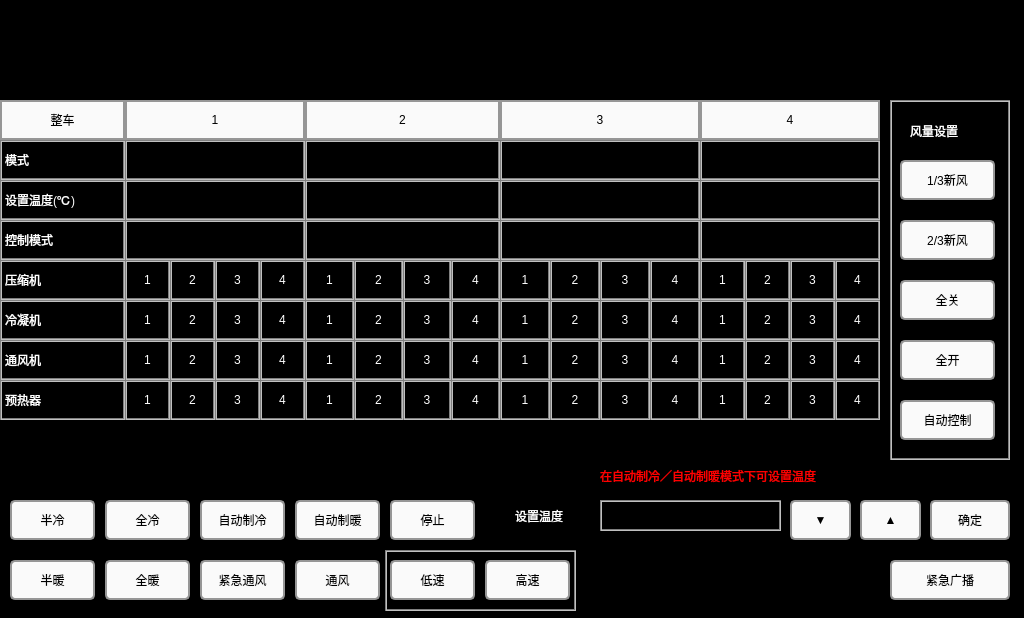
<?xml version="1.0" encoding="UTF-8"?>
<ui version="4.0">
 <class>AirConditionerPage</class>
 <widget class="QWidget" name="AirConditionerPage">
  <property name="geometry">
   <rect>
    <x>0</x>
    <y>0</y>
    <width>1024</width>
    <height>618</height>
   </rect>
  </property>
  <property name="windowTitle">
   <string>Form</string>
  </property>
  <property name="styleSheet">
   <string notr="true">QLabel
{
	color: white;
	border: 2px groove, gray;
    border-color: gray;
	font: 18px, &quot;SimHei&quot;;	
}

QWidget
{
	background-color: black;
}
QPushButton
{
   font: 20px, &quot;SimHei&quot;;
   color: black;
   background-color: rgb(250, 250, 250);
   border-radius: 5px;
   border: 2px solid rgb(150, 150, 150);
}
QPushButton:disabled
{
		border-radius:5px;
	font: 20px, &quot;SimHei&quot;;
    color: grey;
	background-color: rgb(221,221,221);
}</string>
  </property>
  <widget class="QLabel" name="label_controlState4">
   <property name="geometry">
    <rect>
     <x>700</x>
     <y>140</y>
     <width>180</width>
     <height>40</height>
    </rect>
   </property>
   <property name="styleSheet">
    <string notr="true"/>
   </property>
   <property name="text">
    <string/>
   </property>
   <property name="alignment">
    <set>Qt::AlignCenter</set>
   </property>
  </widget>
  <widget class="QLabel" name="label_controlState2">
   <property name="geometry">
    <rect>
     <x>305</x>
     <y>140</y>
     <width>195</width>
     <height>40</height>
    </rect>
   </property>
   <property name="styleSheet">
    <string notr="true"/>
   </property>
   <property name="text">
    <string/>
   </property>
   <property name="alignment">
    <set>Qt::AlignCenter</set>
   </property>
  </widget>
  <widget class="QLabel" name="label_controlState">
   <property name="geometry">
    <rect>
     <x>0</x>
     <y>140</y>
     <width>125</width>
     <height>40</height>
    </rect>
   </property>
   <property name="styleSheet">
    <string notr="true"/>
   </property>
   <property name="text">
    <string>模式</string>
   </property>
  </widget>
  <widget class="QLabel" name="label_controlState3">
   <property name="geometry">
    <rect>
     <x>500</x>
     <y>140</y>
     <width>200</width>
     <height>40</height>
    </rect>
   </property>
   <property name="styleSheet">
    <string notr="true"/>
   </property>
   <property name="text">
    <string/>
   </property>
   <property name="alignment">
    <set>Qt::AlignCenter</set>
   </property>
  </widget>
  <widget class="QLabel" name="label_controlState1">
   <property name="geometry">
    <rect>
     <x>125</x>
     <y>140</y>
     <width>180</width>
     <height>40</height>
    </rect>
   </property>
   <property name="styleSheet">
    <string notr="true"/>
   </property>
   <property name="text">
    <string/>
   </property>
   <property name="alignment">
    <set>Qt::AlignCenter</set>
   </property>
  </widget>
  <widget class="QLabel" name="label_setTemperature4">
   <property name="geometry">
    <rect>
     <x>700</x>
     <y>180</y>
     <width>180</width>
     <height>40</height>
    </rect>
   </property>
   <property name="styleSheet">
    <string notr="true"/>
   </property>
   <property name="text">
    <string/>
   </property>
   <property name="alignment">
    <set>Qt::AlignCenter</set>
   </property>
  </widget>
  <widget class="QLabel" name="label_setTemperature3">
   <property name="geometry">
    <rect>
     <x>500</x>
     <y>180</y>
     <width>200</width>
     <height>40</height>
    </rect>
   </property>
   <property name="styleSheet">
    <string notr="true"/>
   </property>
   <property name="text">
    <string/>
   </property>
   <property name="alignment">
    <set>Qt::AlignCenter</set>
   </property>
  </widget>
  <widget class="QLabel" name="label_setTemperature1">
   <property name="geometry">
    <rect>
     <x>125</x>
     <y>180</y>
     <width>180</width>
     <height>40</height>
    </rect>
   </property>
   <property name="styleSheet">
    <string notr="true"/>
   </property>
   <property name="text">
    <string/>
   </property>
   <property name="alignment">
    <set>Qt::AlignCenter</set>
   </property>
  </widget>
  <widget class="QLabel" name="label_setTemperature2">
   <property name="geometry">
    <rect>
     <x>305</x>
     <y>180</y>
     <width>195</width>
     <height>40</height>
    </rect>
   </property>
   <property name="styleSheet">
    <string notr="true"/>
   </property>
   <property name="text">
    <string/>
   </property>
   <property name="alignment">
    <set>Qt::AlignCenter</set>
   </property>
  </widget>
  <widget class="QLabel" name="label_setTemperature">
   <property name="geometry">
    <rect>
     <x>0</x>
     <y>180</y>
     <width>125</width>
     <height>40</height>
    </rect>
   </property>
   <property name="styleSheet">
    <string notr="true">	font: 16px, &quot;SimHei&quot;;	</string>
   </property>
   <property name="text">
    <string>设置温度(℃)</string>
   </property>
  </widget>
  <widget class="QLabel" name="label_control4">
   <property name="geometry">
    <rect>
     <x>700</x>
     <y>220</y>
     <width>180</width>
     <height>40</height>
    </rect>
   </property>
   <property name="styleSheet">
    <string notr="true"/>
   </property>
   <property name="text">
    <string/>
   </property>
   <property name="alignment">
    <set>Qt::AlignCenter</set>
   </property>
  </widget>
  <widget class="QLabel" name="label_control3">
   <property name="geometry">
    <rect>
     <x>500</x>
     <y>220</y>
     <width>200</width>
     <height>40</height>
    </rect>
   </property>
   <property name="styleSheet">
    <string notr="true"/>
   </property>
   <property name="text">
    <string/>
   </property>
   <property name="alignment">
    <set>Qt::AlignCenter</set>
   </property>
  </widget>
  <widget class="QLabel" name="label_control1">
   <property name="geometry">
    <rect>
     <x>125</x>
     <y>220</y>
     <width>180</width>
     <height>40</height>
    </rect>
   </property>
   <property name="styleSheet">
    <string notr="true"/>
   </property>
   <property name="text">
    <string/>
   </property>
   <property name="alignment">
    <set>Qt::AlignCenter</set>
   </property>
  </widget>
  <widget class="QLabel" name="label_innerTemperature">
   <property name="geometry">
    <rect>
     <x>0</x>
     <y>220</y>
     <width>125</width>
     <height>40</height>
    </rect>
   </property>
   <property name="styleSheet">
    <string notr="true">	font: 16px, &quot;SimHei&quot;;	</string>
   </property>
   <property name="text">
    <string>控制模式</string>
   </property>
  </widget>
  <widget class="QLabel" name="label_control2">
   <property name="geometry">
    <rect>
     <x>305</x>
     <y>220</y>
     <width>195</width>
     <height>40</height>
    </rect>
   </property>
   <property name="styleSheet">
    <string notr="true"/>
   </property>
   <property name="text">
    <string/>
   </property>
   <property name="alignment">
    <set>Qt::AlignCenter</set>
   </property>
  </widget>
  <widget class="QLabel" name="label_pressure">
   <property name="geometry">
    <rect>
     <x>0</x>
     <y>260</y>
     <width>125</width>
     <height>40</height>
    </rect>
   </property>
   <property name="styleSheet">
    <string notr="true"/>
   </property>
   <property name="text">
    <string>压缩机</string>
   </property>
  </widget>
  <widget class="QLabel" name="label_conden">
   <property name="geometry">
    <rect>
     <x>0</x>
     <y>300</y>
     <width>125</width>
     <height>40</height>
    </rect>
   </property>
   <property name="styleSheet">
    <string notr="true"/>
   </property>
   <property name="text">
    <string>冷凝机</string>
   </property>
  </widget>
  <widget class="QLabel" name="label_vent">
   <property name="geometry">
    <rect>
     <x>0</x>
     <y>340</y>
     <width>125</width>
     <height>40</height>
    </rect>
   </property>
   <property name="styleSheet">
    <string notr="true"/>
   </property>
   <property name="text">
    <string>通风机</string>
   </property>
  </widget>
  <widget class="QLabel" name="label_preHeater">
   <property name="geometry">
    <rect>
     <x>0</x>
     <y>380</y>
     <width>125</width>
     <height>40</height>
    </rect>
   </property>
   <property name="styleSheet">
    <string notr="true"/>
   </property>
   <property name="text">
    <string>预热器</string>
   </property>
  </widget>
  <widget class="QLabel" name="label_inputTemperature">
   <property name="geometry">
    <rect>
     <x>600</x>
     <y>500</y>
     <width>181</width>
     <height>31</height>
    </rect>
   </property>
   <property name="text">
    <string/>
   </property>
  </widget>
  <widget class="QLabel" name="label_4">
   <property name="geometry">
    <rect>
     <x>510</x>
     <y>500</y>
     <width>81</width>
     <height>31</height>
    </rect>
   </property>
   <property name="styleSheet">
    <string notr="true">border-color:black;</string>
   </property>
   <property name="text">
    <string>设置温度</string>
   </property>
  </widget>
  <widget class="QPushButton" name="btn_reduse">
   <property name="geometry">
    <rect>
     <x>790</x>
     <y>500</y>
     <width>61</width>
     <height>40</height>
    </rect>
   </property>
   <property name="text">
    <string>▼</string>
   </property>
  </widget>
  <widget class="QPushButton" name="btn_add">
   <property name="geometry">
    <rect>
     <x>860</x>
     <y>500</y>
     <width>61</width>
     <height>40</height>
    </rect>
   </property>
   <property name="text">
    <string>▲</string>
   </property>
  </widget>
  <widget class="QPushButton" name="btn_confirm">
   <property name="geometry">
    <rect>
     <x>930</x>
     <y>500</y>
     <width>80</width>
     <height>40</height>
    </rect>
   </property>
   <property name="text">
    <string>确定</string>
   </property>
  </widget>
  <widget class="QPushButton" name="btn_halfHeat">
   <property name="geometry">
    <rect>
     <x>10</x>
     <y>560</y>
     <width>85</width>
     <height>40</height>
    </rect>
   </property>
   <property name="text">
    <string>半暖</string>
   </property>
  </widget>
  <widget class="QPushButton" name="btn_halfCold">
   <property name="geometry">
    <rect>
     <x>10</x>
     <y>500</y>
     <width>85</width>
     <height>40</height>
    </rect>
   </property>
   <property name="text">
    <string>半冷</string>
   </property>
  </widget>
  <widget class="QPushButton" name="btn_wholeCold">
   <property name="geometry">
    <rect>
     <x>105</x>
     <y>500</y>
     <width>85</width>
     <height>40</height>
    </rect>
   </property>
   <property name="text">
    <string>全冷</string>
   </property>
  </widget>
  <widget class="QPushButton" name="btn_wholeHeat">
   <property name="geometry">
    <rect>
     <x>105</x>
     <y>560</y>
     <width>85</width>
     <height>40</height>
    </rect>
   </property>
   <property name="text">
    <string>全暖</string>
   </property>
  </widget>
  <widget class="QPushButton" name="btn_autoCold">
   <property name="geometry">
    <rect>
     <x>200</x>
     <y>500</y>
     <width>85</width>
     <height>40</height>
    </rect>
   </property>
   <property name="text">
    <string>自动制冷</string>
   </property>
  </widget>
  <widget class="QPushButton" name="btn_autoHeat">
   <property name="geometry">
    <rect>
     <x>295</x>
     <y>500</y>
     <width>85</width>
     <height>40</height>
    </rect>
   </property>
   <property name="text">
    <string>自动制暖</string>
   </property>
  </widget>
  <widget class="QPushButton" name="btn_Cease">
   <property name="geometry">
    <rect>
     <x>390</x>
     <y>500</y>
     <width>85</width>
     <height>40</height>
    </rect>
   </property>
   <property name="text">
    <string>停止</string>
   </property>
  </widget>
  <widget class="QPushButton" name="btn_mergencyVent">
   <property name="geometry">
    <rect>
     <x>200</x>
     <y>560</y>
     <width>85</width>
     <height>40</height>
    </rect>
   </property>
   <property name="text">
    <string>紧急通风</string>
   </property>
  </widget>
  <widget class="QPushButton" name="btn_Vent">
   <property name="geometry">
    <rect>
     <x>295</x>
     <y>560</y>
     <width>85</width>
     <height>40</height>
    </rect>
   </property>
   <property name="text">
    <string>通风</string>
   </property>
  </widget>
  <widget class="QLabel" name="label_pressure1_1">
   <property name="geometry">
    <rect>
     <x>125</x>
     <y>260</y>
     <width>45</width>
     <height>40</height>
    </rect>
   </property>
   <property name="text">
    <string>1</string>
   </property>
   <property name="alignment">
    <set>Qt::AlignCenter</set>
   </property>
  </widget>
  <widget class="QLabel" name="label_pressure1_2">
   <property name="geometry">
    <rect>
     <x>170</x>
     <y>260</y>
     <width>45</width>
     <height>40</height>
    </rect>
   </property>
   <property name="text">
    <string>2</string>
   </property>
   <property name="alignment">
    <set>Qt::AlignCenter</set>
   </property>
  </widget>
  <widget class="QLabel" name="label_pressure1_3">
   <property name="geometry">
    <rect>
     <x>215</x>
     <y>260</y>
     <width>45</width>
     <height>40</height>
    </rect>
   </property>
   <property name="text">
    <string>3</string>
   </property>
   <property name="alignment">
    <set>Qt::AlignCenter</set>
   </property>
  </widget>
  <widget class="QLabel" name="label_pressure1_4">
   <property name="geometry">
    <rect>
     <x>260</x>
     <y>260</y>
     <width>45</width>
     <height>40</height>
    </rect>
   </property>
   <property name="text">
    <string>4</string>
   </property>
   <property name="alignment">
    <set>Qt::AlignCenter</set>
   </property>
  </widget>
  <widget class="QLabel" name="label_pressure2_4">
   <property name="geometry">
    <rect>
     <x>451</x>
     <y>260</y>
     <width>49</width>
     <height>40</height>
    </rect>
   </property>
   <property name="text">
    <string>4</string>
   </property>
   <property name="alignment">
    <set>Qt::AlignCenter</set>
   </property>
  </widget>
  <widget class="QLabel" name="label_pressure2_3">
   <property name="geometry">
    <rect>
     <x>403</x>
     <y>260</y>
     <width>48</width>
     <height>40</height>
    </rect>
   </property>
   <property name="text">
    <string>3</string>
   </property>
   <property name="alignment">
    <set>Qt::AlignCenter</set>
   </property>
  </widget>
  <widget class="QLabel" name="label_pressure2_1">
   <property name="geometry">
    <rect>
     <x>305</x>
     <y>260</y>
     <width>49</width>
     <height>40</height>
    </rect>
   </property>
   <property name="text">
    <string>1</string>
   </property>
   <property name="alignment">
    <set>Qt::AlignCenter</set>
   </property>
  </widget>
  <widget class="QLabel" name="label_pressure2_2">
   <property name="geometry">
    <rect>
     <x>354</x>
     <y>260</y>
     <width>49</width>
     <height>40</height>
    </rect>
   </property>
   <property name="text">
    <string>2</string>
   </property>
   <property name="alignment">
    <set>Qt::AlignCenter</set>
   </property>
  </widget>
  <widget class="QLabel" name="label_pressure3_4">
   <property name="geometry">
    <rect>
     <x>650</x>
     <y>260</y>
     <width>50</width>
     <height>40</height>
    </rect>
   </property>
   <property name="text">
    <string>4</string>
   </property>
   <property name="alignment">
    <set>Qt::AlignCenter</set>
   </property>
  </widget>
  <widget class="QLabel" name="label_pressure3_2">
   <property name="geometry">
    <rect>
     <x>550</x>
     <y>260</y>
     <width>50</width>
     <height>40</height>
    </rect>
   </property>
   <property name="text">
    <string>2</string>
   </property>
   <property name="alignment">
    <set>Qt::AlignCenter</set>
   </property>
  </widget>
  <widget class="QLabel" name="label_pressure3_1">
   <property name="geometry">
    <rect>
     <x>500</x>
     <y>260</y>
     <width>50</width>
     <height>40</height>
    </rect>
   </property>
   <property name="text">
    <string>1</string>
   </property>
   <property name="alignment">
    <set>Qt::AlignCenter</set>
   </property>
  </widget>
  <widget class="QLabel" name="label_pressure3_3">
   <property name="geometry">
    <rect>
     <x>600</x>
     <y>260</y>
     <width>50</width>
     <height>40</height>
    </rect>
   </property>
   <property name="text">
    <string>3</string>
   </property>
   <property name="alignment">
    <set>Qt::AlignCenter</set>
   </property>
  </widget>
  <widget class="QLabel" name="label_pressure4_4">
   <property name="geometry">
    <rect>
     <x>835</x>
     <y>260</y>
     <width>45</width>
     <height>40</height>
    </rect>
   </property>
   <property name="text">
    <string>4</string>
   </property>
   <property name="alignment">
    <set>Qt::AlignCenter</set>
   </property>
  </widget>
  <widget class="QLabel" name="label_pressure4_1">
   <property name="geometry">
    <rect>
     <x>700</x>
     <y>260</y>
     <width>45</width>
     <height>40</height>
    </rect>
   </property>
   <property name="text">
    <string>1</string>
   </property>
   <property name="alignment">
    <set>Qt::AlignCenter</set>
   </property>
  </widget>
  <widget class="QLabel" name="label_pressure4_3">
   <property name="geometry">
    <rect>
     <x>790</x>
     <y>260</y>
     <width>45</width>
     <height>40</height>
    </rect>
   </property>
   <property name="text">
    <string>3</string>
   </property>
   <property name="alignment">
    <set>Qt::AlignCenter</set>
   </property>
  </widget>
  <widget class="QLabel" name="label_pressure4_2">
   <property name="geometry">
    <rect>
     <x>745</x>
     <y>260</y>
     <width>45</width>
     <height>40</height>
    </rect>
   </property>
   <property name="text">
    <string>2</string>
   </property>
   <property name="alignment">
    <set>Qt::AlignCenter</set>
   </property>
  </widget>
  <widget class="QLabel" name="label_conden4_4">
   <property name="geometry">
    <rect>
     <x>835</x>
     <y>300</y>
     <width>45</width>
     <height>40</height>
    </rect>
   </property>
   <property name="text">
    <string>4</string>
   </property>
   <property name="alignment">
    <set>Qt::AlignCenter</set>
   </property>
  </widget>
  <widget class="QLabel" name="label_conden3_1">
   <property name="geometry">
    <rect>
     <x>500</x>
     <y>300</y>
     <width>50</width>
     <height>40</height>
    </rect>
   </property>
   <property name="text">
    <string>1</string>
   </property>
   <property name="alignment">
    <set>Qt::AlignCenter</set>
   </property>
  </widget>
  <widget class="QLabel" name="label_conden3_4">
   <property name="geometry">
    <rect>
     <x>650</x>
     <y>300</y>
     <width>50</width>
     <height>40</height>
    </rect>
   </property>
   <property name="text">
    <string>4</string>
   </property>
   <property name="alignment">
    <set>Qt::AlignCenter</set>
   </property>
  </widget>
  <widget class="QLabel" name="label_conden4_1">
   <property name="geometry">
    <rect>
     <x>700</x>
     <y>300</y>
     <width>45</width>
     <height>40</height>
    </rect>
   </property>
   <property name="text">
    <string>1</string>
   </property>
   <property name="alignment">
    <set>Qt::AlignCenter</set>
   </property>
  </widget>
  <widget class="QLabel" name="label_conden3_3">
   <property name="geometry">
    <rect>
     <x>600</x>
     <y>300</y>
     <width>50</width>
     <height>40</height>
    </rect>
   </property>
   <property name="text">
    <string>3</string>
   </property>
   <property name="alignment">
    <set>Qt::AlignCenter</set>
   </property>
  </widget>
  <widget class="QLabel" name="label_conden4_2">
   <property name="geometry">
    <rect>
     <x>745</x>
     <y>300</y>
     <width>45</width>
     <height>40</height>
    </rect>
   </property>
   <property name="text">
    <string>2</string>
   </property>
   <property name="alignment">
    <set>Qt::AlignCenter</set>
   </property>
  </widget>
  <widget class="QLabel" name="label_conden2_2">
   <property name="geometry">
    <rect>
     <x>354</x>
     <y>300</y>
     <width>49</width>
     <height>40</height>
    </rect>
   </property>
   <property name="text">
    <string>2</string>
   </property>
   <property name="alignment">
    <set>Qt::AlignCenter</set>
   </property>
  </widget>
  <widget class="QLabel" name="label_conden4_3">
   <property name="geometry">
    <rect>
     <x>790</x>
     <y>300</y>
     <width>45</width>
     <height>40</height>
    </rect>
   </property>
   <property name="text">
    <string>3</string>
   </property>
   <property name="alignment">
    <set>Qt::AlignCenter</set>
   </property>
  </widget>
  <widget class="QLabel" name="label_conden1_4">
   <property name="geometry">
    <rect>
     <x>260</x>
     <y>300</y>
     <width>45</width>
     <height>40</height>
    </rect>
   </property>
   <property name="text">
    <string>4</string>
   </property>
   <property name="alignment">
    <set>Qt::AlignCenter</set>
   </property>
  </widget>
  <widget class="QLabel" name="label_conden2_4">
   <property name="geometry">
    <rect>
     <x>451</x>
     <y>300</y>
     <width>49</width>
     <height>40</height>
    </rect>
   </property>
   <property name="text">
    <string>4</string>
   </property>
   <property name="alignment">
    <set>Qt::AlignCenter</set>
   </property>
  </widget>
  <widget class="QLabel" name="label_conden1_3">
   <property name="geometry">
    <rect>
     <x>215</x>
     <y>300</y>
     <width>45</width>
     <height>40</height>
    </rect>
   </property>
   <property name="text">
    <string>3</string>
   </property>
   <property name="alignment">
    <set>Qt::AlignCenter</set>
   </property>
  </widget>
  <widget class="QLabel" name="label_conden2_1">
   <property name="geometry">
    <rect>
     <x>305</x>
     <y>300</y>
     <width>49</width>
     <height>40</height>
    </rect>
   </property>
   <property name="text">
    <string>1</string>
   </property>
   <property name="alignment">
    <set>Qt::AlignCenter</set>
   </property>
  </widget>
  <widget class="QLabel" name="label_conden3_2">
   <property name="geometry">
    <rect>
     <x>550</x>
     <y>300</y>
     <width>50</width>
     <height>40</height>
    </rect>
   </property>
   <property name="text">
    <string>2</string>
   </property>
   <property name="alignment">
    <set>Qt::AlignCenter</set>
   </property>
  </widget>
  <widget class="QLabel" name="label_conden1_1">
   <property name="geometry">
    <rect>
     <x>125</x>
     <y>300</y>
     <width>45</width>
     <height>40</height>
    </rect>
   </property>
   <property name="text">
    <string>1</string>
   </property>
   <property name="alignment">
    <set>Qt::AlignCenter</set>
   </property>
  </widget>
  <widget class="QLabel" name="label_conden1_2">
   <property name="geometry">
    <rect>
     <x>170</x>
     <y>300</y>
     <width>45</width>
     <height>40</height>
    </rect>
   </property>
   <property name="text">
    <string>2</string>
   </property>
   <property name="alignment">
    <set>Qt::AlignCenter</set>
   </property>
  </widget>
  <widget class="QLabel" name="label_conden2_3">
   <property name="geometry">
    <rect>
     <x>403</x>
     <y>300</y>
     <width>48</width>
     <height>40</height>
    </rect>
   </property>
   <property name="text">
    <string>3</string>
   </property>
   <property name="alignment">
    <set>Qt::AlignCenter</set>
   </property>
  </widget>
  <widget class="QLabel" name="label_vent4_4">
   <property name="geometry">
    <rect>
     <x>835</x>
     <y>340</y>
     <width>45</width>
     <height>40</height>
    </rect>
   </property>
   <property name="text">
    <string>4</string>
   </property>
   <property name="alignment">
    <set>Qt::AlignCenter</set>
   </property>
  </widget>
  <widget class="QLabel" name="label_vent4_3">
   <property name="geometry">
    <rect>
     <x>790</x>
     <y>340</y>
     <width>45</width>
     <height>40</height>
    </rect>
   </property>
   <property name="text">
    <string>3</string>
   </property>
   <property name="alignment">
    <set>Qt::AlignCenter</set>
   </property>
  </widget>
  <widget class="QLabel" name="label_vent2_1">
   <property name="geometry">
    <rect>
     <x>305</x>
     <y>340</y>
     <width>49</width>
     <height>40</height>
    </rect>
   </property>
   <property name="text">
    <string>1</string>
   </property>
   <property name="alignment">
    <set>Qt::AlignCenter</set>
   </property>
  </widget>
  <widget class="QLabel" name="label_vent4_1">
   <property name="geometry">
    <rect>
     <x>700</x>
     <y>340</y>
     <width>45</width>
     <height>40</height>
    </rect>
   </property>
   <property name="text">
    <string>1</string>
   </property>
   <property name="alignment">
    <set>Qt::AlignCenter</set>
   </property>
  </widget>
  <widget class="QLabel" name="label_vent2_3">
   <property name="geometry">
    <rect>
     <x>403</x>
     <y>340</y>
     <width>48</width>
     <height>40</height>
    </rect>
   </property>
   <property name="text">
    <string>3</string>
   </property>
   <property name="alignment">
    <set>Qt::AlignCenter</set>
   </property>
  </widget>
  <widget class="QLabel" name="label_vent1_3">
   <property name="geometry">
    <rect>
     <x>215</x>
     <y>340</y>
     <width>45</width>
     <height>40</height>
    </rect>
   </property>
   <property name="text">
    <string>3</string>
   </property>
   <property name="alignment">
    <set>Qt::AlignCenter</set>
   </property>
  </widget>
  <widget class="QLabel" name="label_vent3_1">
   <property name="geometry">
    <rect>
     <x>500</x>
     <y>340</y>
     <width>50</width>
     <height>40</height>
    </rect>
   </property>
   <property name="text">
    <string>1</string>
   </property>
   <property name="alignment">
    <set>Qt::AlignCenter</set>
   </property>
  </widget>
  <widget class="QLabel" name="label_vent3_4">
   <property name="geometry">
    <rect>
     <x>650</x>
     <y>340</y>
     <width>50</width>
     <height>40</height>
    </rect>
   </property>
   <property name="text">
    <string>4</string>
   </property>
   <property name="alignment">
    <set>Qt::AlignCenter</set>
   </property>
  </widget>
  <widget class="QLabel" name="label_vent1_4">
   <property name="geometry">
    <rect>
     <x>260</x>
     <y>340</y>
     <width>45</width>
     <height>40</height>
    </rect>
   </property>
   <property name="text">
    <string>4</string>
   </property>
   <property name="alignment">
    <set>Qt::AlignCenter</set>
   </property>
  </widget>
  <widget class="QLabel" name="label_vent2_4">
   <property name="geometry">
    <rect>
     <x>451</x>
     <y>340</y>
     <width>49</width>
     <height>40</height>
    </rect>
   </property>
   <property name="text">
    <string>4</string>
   </property>
   <property name="alignment">
    <set>Qt::AlignCenter</set>
   </property>
  </widget>
  <widget class="QLabel" name="label_vent3_2">
   <property name="geometry">
    <rect>
     <x>550</x>
     <y>340</y>
     <width>50</width>
     <height>40</height>
    </rect>
   </property>
   <property name="text">
    <string>2</string>
   </property>
   <property name="alignment">
    <set>Qt::AlignCenter</set>
   </property>
  </widget>
  <widget class="QLabel" name="label_vent1_2">
   <property name="geometry">
    <rect>
     <x>170</x>
     <y>340</y>
     <width>45</width>
     <height>40</height>
    </rect>
   </property>
   <property name="text">
    <string>2</string>
   </property>
   <property name="alignment">
    <set>Qt::AlignCenter</set>
   </property>
  </widget>
  <widget class="QLabel" name="label_vent4_2">
   <property name="geometry">
    <rect>
     <x>745</x>
     <y>340</y>
     <width>45</width>
     <height>40</height>
    </rect>
   </property>
   <property name="text">
    <string>2</string>
   </property>
   <property name="alignment">
    <set>Qt::AlignCenter</set>
   </property>
  </widget>
  <widget class="QLabel" name="label_vent2_2">
   <property name="geometry">
    <rect>
     <x>354</x>
     <y>340</y>
     <width>49</width>
     <height>40</height>
    </rect>
   </property>
   <property name="text">
    <string>2</string>
   </property>
   <property name="alignment">
    <set>Qt::AlignCenter</set>
   </property>
  </widget>
  <widget class="QLabel" name="label_vent3_3">
   <property name="geometry">
    <rect>
     <x>600</x>
     <y>340</y>
     <width>50</width>
     <height>40</height>
    </rect>
   </property>
   <property name="text">
    <string>3</string>
   </property>
   <property name="alignment">
    <set>Qt::AlignCenter</set>
   </property>
  </widget>
  <widget class="QLabel" name="label_vent1_1">
   <property name="geometry">
    <rect>
     <x>125</x>
     <y>340</y>
     <width>45</width>
     <height>40</height>
    </rect>
   </property>
   <property name="text">
    <string>1</string>
   </property>
   <property name="alignment">
    <set>Qt::AlignCenter</set>
   </property>
  </widget>
  <widget class="QLabel" name="label_preHeater4_4">
   <property name="geometry">
    <rect>
     <x>835</x>
     <y>380</y>
     <width>45</width>
     <height>40</height>
    </rect>
   </property>
   <property name="text">
    <string>4</string>
   </property>
   <property name="alignment">
    <set>Qt::AlignCenter</set>
   </property>
  </widget>
  <widget class="QLabel" name="label_preHeater4_1">
   <property name="geometry">
    <rect>
     <x>700</x>
     <y>380</y>
     <width>45</width>
     <height>40</height>
    </rect>
   </property>
   <property name="text">
    <string>1</string>
   </property>
   <property name="alignment">
    <set>Qt::AlignCenter</set>
   </property>
  </widget>
  <widget class="QLabel" name="label_preHeater2_1">
   <property name="geometry">
    <rect>
     <x>305</x>
     <y>380</y>
     <width>49</width>
     <height>40</height>
    </rect>
   </property>
   <property name="text">
    <string>1</string>
   </property>
   <property name="alignment">
    <set>Qt::AlignCenter</set>
   </property>
  </widget>
  <widget class="QLabel" name="label_preHeater3_2">
   <property name="geometry">
    <rect>
     <x>550</x>
     <y>380</y>
     <width>50</width>
     <height>40</height>
    </rect>
   </property>
   <property name="text">
    <string>2</string>
   </property>
   <property name="alignment">
    <set>Qt::AlignCenter</set>
   </property>
  </widget>
  <widget class="QLabel" name="label_preHeater1_2">
   <property name="geometry">
    <rect>
     <x>170</x>
     <y>380</y>
     <width>45</width>
     <height>40</height>
    </rect>
   </property>
   <property name="text">
    <string>2</string>
   </property>
   <property name="alignment">
    <set>Qt::AlignCenter</set>
   </property>
  </widget>
  <widget class="QLabel" name="label_preHeater2_2">
   <property name="geometry">
    <rect>
     <x>354</x>
     <y>380</y>
     <width>49</width>
     <height>40</height>
    </rect>
   </property>
   <property name="text">
    <string>2</string>
   </property>
   <property name="alignment">
    <set>Qt::AlignCenter</set>
   </property>
  </widget>
  <widget class="QLabel" name="label_preHeater2_3">
   <property name="geometry">
    <rect>
     <x>403</x>
     <y>380</y>
     <width>48</width>
     <height>40</height>
    </rect>
   </property>
   <property name="text">
    <string>3</string>
   </property>
   <property name="alignment">
    <set>Qt::AlignCenter</set>
   </property>
  </widget>
  <widget class="QLabel" name="label_preHeater1_1">
   <property name="geometry">
    <rect>
     <x>125</x>
     <y>380</y>
     <width>45</width>
     <height>40</height>
    </rect>
   </property>
   <property name="text">
    <string>1</string>
   </property>
   <property name="alignment">
    <set>Qt::AlignCenter</set>
   </property>
  </widget>
  <widget class="QLabel" name="label_preHeater4_2">
   <property name="geometry">
    <rect>
     <x>745</x>
     <y>380</y>
     <width>45</width>
     <height>40</height>
    </rect>
   </property>
   <property name="text">
    <string>2</string>
   </property>
   <property name="alignment">
    <set>Qt::AlignCenter</set>
   </property>
  </widget>
  <widget class="QLabel" name="label_preHeater1_4">
   <property name="geometry">
    <rect>
     <x>260</x>
     <y>380</y>
     <width>45</width>
     <height>40</height>
    </rect>
   </property>
   <property name="text">
    <string>4</string>
   </property>
   <property name="alignment">
    <set>Qt::AlignCenter</set>
   </property>
  </widget>
  <widget class="QLabel" name="label_preHeater3_3">
   <property name="geometry">
    <rect>
     <x>600</x>
     <y>380</y>
     <width>50</width>
     <height>40</height>
    </rect>
   </property>
   <property name="text">
    <string>3</string>
   </property>
   <property name="alignment">
    <set>Qt::AlignCenter</set>
   </property>
  </widget>
  <widget class="QLabel" name="label_preHeater4_3">
   <property name="geometry">
    <rect>
     <x>790</x>
     <y>380</y>
     <width>45</width>
     <height>40</height>
    </rect>
   </property>
   <property name="text">
    <string>3</string>
   </property>
   <property name="alignment">
    <set>Qt::AlignCenter</set>
   </property>
  </widget>
  <widget class="QLabel" name="label_preHeater3_4">
   <property name="geometry">
    <rect>
     <x>650</x>
     <y>380</y>
     <width>50</width>
     <height>40</height>
    </rect>
   </property>
   <property name="text">
    <string>4</string>
   </property>
   <property name="alignment">
    <set>Qt::AlignCenter</set>
   </property>
  </widget>
  <widget class="QLabel" name="label_preHeater3_1">
   <property name="geometry">
    <rect>
     <x>500</x>
     <y>380</y>
     <width>50</width>
     <height>40</height>
    </rect>
   </property>
   <property name="text">
    <string>1</string>
   </property>
   <property name="alignment">
    <set>Qt::AlignCenter</set>
   </property>
  </widget>
  <widget class="QLabel" name="label_preHeater1_3">
   <property name="geometry">
    <rect>
     <x>215</x>
     <y>380</y>
     <width>45</width>
     <height>40</height>
    </rect>
   </property>
   <property name="text">
    <string>3</string>
   </property>
   <property name="alignment">
    <set>Qt::AlignCenter</set>
   </property>
  </widget>
  <widget class="QLabel" name="label_preHeater2_4">
   <property name="geometry">
    <rect>
     <x>451</x>
     <y>380</y>
     <width>49</width>
     <height>40</height>
    </rect>
   </property>
   <property name="text">
    <string>4</string>
   </property>
   <property name="alignment">
    <set>Qt::AlignCenter</set>
   </property>
  </widget>
  <widget class="QPushButton" name="btn_wholeCar">
   <property name="geometry">
    <rect>
     <x>0</x>
     <y>100</y>
     <width>125</width>
     <height>40</height>
    </rect>
   </property>
   <property name="styleSheet">
    <string notr="true">font: 20px, &quot;SimHei&quot;;
color: black;
background-color: rgb(250, 250, 250);
border-radius: 0px;
border: 2px solid rgb(150, 150, 150);</string>
   </property>
   <property name="text">
    <string>整车</string>
   </property>
  </widget>
  <widget class="QPushButton" name="btn_car1">
   <property name="geometry">
    <rect>
     <x>125</x>
     <y>100</y>
     <width>180</width>
     <height>40</height>
    </rect>
   </property>
   <property name="styleSheet">
    <string notr="true">font: 20px, &quot;SimHei&quot;;
color: black;
background-color: rgb(250, 250, 250);
border-radius: 0px;
border: 2px solid rgb(150, 150, 150);</string>
   </property>
   <property name="text">
    <string>1</string>
   </property>
  </widget>
  <widget class="QPushButton" name="btn_car2">
   <property name="geometry">
    <rect>
     <x>305</x>
     <y>100</y>
     <width>195</width>
     <height>40</height>
    </rect>
   </property>
   <property name="styleSheet">
    <string notr="true">font: 20px, &quot;SimHei&quot;;
color: black;
background-color: rgb(250, 250, 250);
border-radius: 0px;
border: 2px solid rgb(150, 150, 150);</string>
   </property>
   <property name="text">
    <string>2</string>
   </property>
  </widget>
  <widget class="QPushButton" name="btn_car3">
   <property name="geometry">
    <rect>
     <x>500</x>
     <y>100</y>
     <width>200</width>
     <height>40</height>
    </rect>
   </property>
   <property name="styleSheet">
    <string notr="true">font: 20px, &quot;SimHei&quot;;
color: black;
background-color: rgb(250, 250, 250);
border-radius: 0px;
border: 2px solid rgb(150, 150, 150);</string>
   </property>
   <property name="text">
    <string>3</string>
   </property>
  </widget>
  <widget class="QPushButton" name="btn_car4">
   <property name="geometry">
    <rect>
     <x>700</x>
     <y>100</y>
     <width>180</width>
     <height>40</height>
    </rect>
   </property>
   <property name="styleSheet">
    <string notr="true">font: 20px, &quot;SimHei&quot;;
color: black;
background-color: rgb(250, 250, 250);
border-radius: 0px;
border: 2px solid rgb(150, 150, 150);</string>
   </property>
   <property name="text">
    <string>4</string>
   </property>
  </widget>
  <widget class="QLabel" name="label">
   <property name="geometry">
    <rect>
     <x>600</x>
     <y>460</y>
     <width>281</width>
     <height>31</height>
    </rect>
   </property>
   <property name="styleSheet">
    <string notr="true">font: 15px, &quot;SimHei&quot;;
border:0px;
color:red;</string>
   </property>
   <property name="text">
    <string>在自动制冷／自动制暖模式下可设置温度</string>
   </property>
  </widget>
  <widget class="QLabel" name="label_remindInfo">
   <property name="geometry">
    <rect>
     <x>10</x>
     <y>460</y>
     <width>281</width>
     <height>31</height>
    </rect>
   </property>
   <property name="styleSheet">
    <string notr="true">font: 15px, &quot;SimHei&quot;;
border:0px;
color:red;</string>
   </property>
   <property name="text">
    <string/>
   </property>
  </widget>
  <widget class="QLabel" name="label_remindInfo1">
   <property name="geometry">
    <rect>
     <x>310</x>
     <y>460</y>
     <width>281</width>
     <height>31</height>
    </rect>
   </property>
   <property name="styleSheet">
    <string notr="true">font: 15px, &quot;SimHei&quot;;
border:0px;
color:red;</string>
   </property>
   <property name="text">
    <string/>
   </property>
  </widget>
  <widget class="QPushButton" name="btn_EmergencyBroadcast">
   <property name="geometry">
    <rect>
     <x>890</x>
     <y>560</y>
     <width>120</width>
     <height>40</height>
    </rect>
   </property>
   <property name="text">
    <string>紧急广播</string>
   </property>
  </widget>
  <widget class="QPushButton" name="btn_AllOpen">
   <property name="geometry">
    <rect>
     <x>900</x>
     <y>340</y>
     <width>95</width>
     <height>40</height>
    </rect>
   </property>
   <property name="text">
    <string>全开</string>
   </property>
  </widget>
  <widget class="QPushButton" name="btn_23NewWind">
   <property name="geometry">
    <rect>
     <x>900</x>
     <y>220</y>
     <width>95</width>
     <height>40</height>
    </rect>
   </property>
   <property name="text">
    <string>2/3新风</string>
   </property>
  </widget>
  <widget class="QPushButton" name="btn_13NewWind">
   <property name="geometry">
    <rect>
     <x>900</x>
     <y>160</y>
     <width>95</width>
     <height>40</height>
    </rect>
   </property>
   <property name="text">
    <string>1/3新风</string>
   </property>
  </widget>
  <widget class="QPushButton" name="btn_ALLClose">
   <property name="geometry">
    <rect>
     <x>900</x>
     <y>280</y>
     <width>95</width>
     <height>40</height>
    </rect>
   </property>
   <property name="text">
    <string>全关</string>
   </property>
  </widget>
  <widget class="QPushButton" name="btn_Speed_low">
   <property name="geometry">
    <rect>
     <x>390</x>
     <y>560</y>
     <width>85</width>
     <height>40</height>
    </rect>
   </property>
   <property name="text">
    <string>低速</string>
   </property>
  </widget>
  <widget class="QPushButton" name="btn_autowind">
   <property name="geometry">
    <rect>
     <x>900</x>
     <y>400</y>
     <width>95</width>
     <height>40</height>
    </rect>
   </property>
   <property name="text">
    <string>自动控制</string>
   </property>
  </widget>
  <widget class="QLabel" name="label_2">
   <property name="geometry">
    <rect>
     <x>890</x>
     <y>100</y>
     <width>120</width>
     <height>360</height>
    </rect>
   </property>
   <property name="text">
    <string/>
   </property>
  </widget>
  <widget class="QLabel" name="label_3">
   <property name="geometry">
    <rect>
     <x>905</x>
     <y>115</y>
     <width>85</width>
     <height>31</height>
    </rect>
   </property>
   <property name="styleSheet">
    <string notr="true">	color: white;
	border: 2px groove, gray;
    border-color: black;
	font: 18px, &quot;SimHei&quot;;	</string>
   </property>
   <property name="text">
    <string>风量设置</string>
   </property>
  </widget>
  <widget class="QPushButton" name="btn_Speed_high">
   <property name="geometry">
    <rect>
     <x>485</x>
     <y>560</y>
     <width>85</width>
     <height>40</height>
    </rect>
   </property>
   <property name="text">
    <string>高速</string>
   </property>
  </widget>
  <widget class="QLabel" name="label_5">
   <property name="geometry">
    <rect>
     <x>385</x>
     <y>550</y>
     <width>191</width>
     <height>61</height>
    </rect>
   </property>
   <property name="text">
    <string/>
   </property>
  </widget>
  <zorder>label_2</zorder>
  <zorder>label_5</zorder>
  <zorder>label_controlState4</zorder>
  <zorder>label_controlState2</zorder>
  <zorder>label_controlState</zorder>
  <zorder>label_controlState3</zorder>
  <zorder>label_controlState1</zorder>
  <zorder>label_setTemperature4</zorder>
  <zorder>label_setTemperature3</zorder>
  <zorder>label_setTemperature1</zorder>
  <zorder>label_setTemperature2</zorder>
  <zorder>label_setTemperature</zorder>
  <zorder>label_control4</zorder>
  <zorder>label_control3</zorder>
  <zorder>label_control1</zorder>
  <zorder>label_innerTemperature</zorder>
  <zorder>label_control2</zorder>
  <zorder>label_pressure</zorder>
  <zorder>label_conden</zorder>
  <zorder>label_vent</zorder>
  <zorder>label_preHeater</zorder>
  <zorder>label_inputTemperature</zorder>
  <zorder>label_4</zorder>
  <zorder>btn_reduse</zorder>
  <zorder>btn_add</zorder>
  <zorder>btn_confirm</zorder>
  <zorder>btn_halfHeat</zorder>
  <zorder>btn_halfCold</zorder>
  <zorder>btn_wholeCold</zorder>
  <zorder>btn_wholeHeat</zorder>
  <zorder>btn_autoCold</zorder>
  <zorder>btn_autoHeat</zorder>
  <zorder>btn_Cease</zorder>
  <zorder>btn_mergencyVent</zorder>
  <zorder>btn_Vent</zorder>
  <zorder>label_pressure1_1</zorder>
  <zorder>label_pressure1_2</zorder>
  <zorder>label_pressure1_3</zorder>
  <zorder>label_pressure1_4</zorder>
  <zorder>label_pressure2_4</zorder>
  <zorder>label_pressure2_3</zorder>
  <zorder>label_pressure2_1</zorder>
  <zorder>label_pressure2_2</zorder>
  <zorder>label_pressure3_4</zorder>
  <zorder>label_pressure3_2</zorder>
  <zorder>label_pressure3_1</zorder>
  <zorder>label_pressure3_3</zorder>
  <zorder>label_pressure4_4</zorder>
  <zorder>label_pressure4_1</zorder>
  <zorder>label_pressure4_3</zorder>
  <zorder>label_pressure4_2</zorder>
  <zorder>label_conden4_4</zorder>
  <zorder>label_conden3_1</zorder>
  <zorder>label_conden3_4</zorder>
  <zorder>label_conden4_1</zorder>
  <zorder>label_conden3_3</zorder>
  <zorder>label_conden4_2</zorder>
  <zorder>label_conden2_2</zorder>
  <zorder>label_conden4_3</zorder>
  <zorder>label_conden1_4</zorder>
  <zorder>label_conden2_4</zorder>
  <zorder>label_conden1_3</zorder>
  <zorder>label_conden2_1</zorder>
  <zorder>label_conden3_2</zorder>
  <zorder>label_conden1_1</zorder>
  <zorder>label_conden1_2</zorder>
  <zorder>label_conden2_3</zorder>
  <zorder>label_vent4_4</zorder>
  <zorder>label_vent4_3</zorder>
  <zorder>label_vent2_1</zorder>
  <zorder>label_vent4_1</zorder>
  <zorder>label_vent2_3</zorder>
  <zorder>label_vent1_3</zorder>
  <zorder>label_vent3_1</zorder>
  <zorder>label_vent3_4</zorder>
  <zorder>label_vent1_4</zorder>
  <zorder>label_vent2_4</zorder>
  <zorder>label_vent3_2</zorder>
  <zorder>label_vent1_2</zorder>
  <zorder>label_vent4_2</zorder>
  <zorder>label_vent2_2</zorder>
  <zorder>label_vent3_3</zorder>
  <zorder>label_vent1_1</zorder>
  <zorder>label_preHeater4_4</zorder>
  <zorder>label_preHeater4_1</zorder>
  <zorder>label_preHeater2_1</zorder>
  <zorder>label_preHeater3_2</zorder>
  <zorder>label_preHeater1_2</zorder>
  <zorder>label_preHeater2_2</zorder>
  <zorder>label_preHeater2_3</zorder>
  <zorder>label_preHeater1_1</zorder>
  <zorder>label_preHeater4_2</zorder>
  <zorder>label_preHeater1_4</zorder>
  <zorder>label_preHeater3_3</zorder>
  <zorder>label_preHeater4_3</zorder>
  <zorder>label_preHeater3_4</zorder>
  <zorder>label_preHeater3_1</zorder>
  <zorder>label_preHeater1_3</zorder>
  <zorder>label_preHeater2_4</zorder>
  <zorder>btn_wholeCar</zorder>
  <zorder>btn_car1</zorder>
  <zorder>btn_car2</zorder>
  <zorder>btn_car3</zorder>
  <zorder>btn_car4</zorder>
  <zorder>label</zorder>
  <zorder>label_remindInfo</zorder>
  <zorder>label_remindInfo1</zorder>
  <zorder>btn_EmergencyBroadcast</zorder>
  <zorder>btn_AllOpen</zorder>
  <zorder>btn_23NewWind</zorder>
  <zorder>btn_13NewWind</zorder>
  <zorder>btn_ALLClose</zorder>
  <zorder>btn_Speed_low</zorder>
  <zorder>btn_autowind</zorder>
  <zorder>label_3</zorder>
  <zorder>btn_Speed_high</zorder>
 </widget>
 <resources/>
 <connections/>
</ui>
